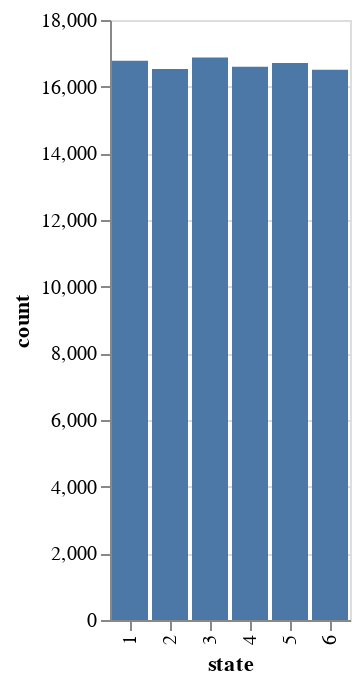

The cell this chart's notebook holds for it:
### Code cell
import pandas as pd

die_rolls = pd.DataFrame({
    'state': possible_states,
    'count': [counts.get(state, 0) for state in possible_states]
})

alt.Chart(die_rolls).mark_bar().encode(
    x='state:O',
    y='count'
)

### Figure 1 — Vega-Lite specification as saved in the notebook (floating-point values rounded to 4 significant figures)
{"config": {"view": {"continuousWidth": 400, "continuousHeight": 300}}, "data": {"name": "data-9040f6ca42a3610ef4091cae6aee4446"}, "mark": "bar", "encoding": {"x": {"type": "ordinal", "field": "state"}, "y": {"type": "quantitative", "field": "count"}}, "$schema": "https://vega.github.io/schema/vega-lite/v4.8.1.json", "datasets": {"data-9040f6ca42a3610ef4091cae6aee4446": [{"state": 1, "count": 16778}, {"state": 2, "count": 16532}, {"state": 3, "count": 16877}, {"state": 4, "count": 16598}, {"state": 5, "count": 16709}, {"state": 6, "count": 16506}]}}
